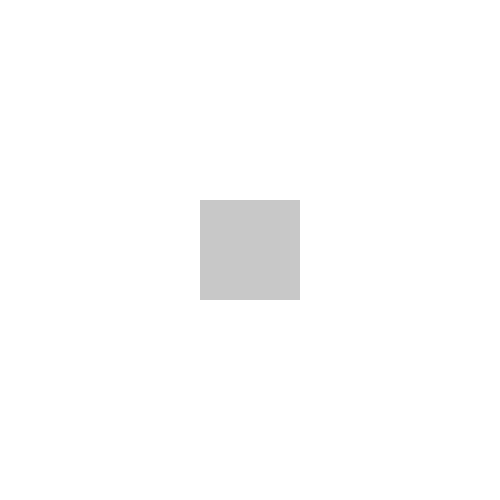
Frame 1 (no input)
Frame 60 (the mouse pressed at the canvas centre just before this capture): identical to frame 1, image omitted
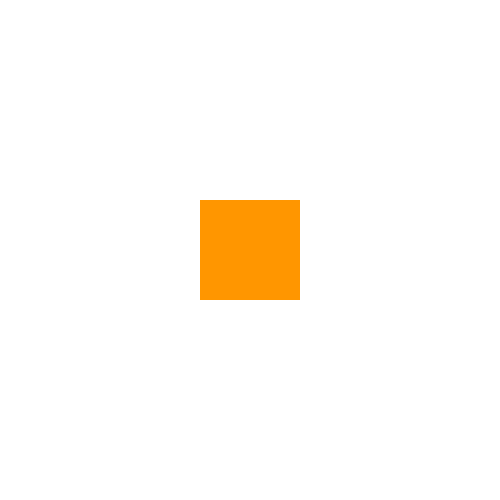
Frame 120 (the mouse held since frame 60 and released just before this capture)

The Processing sketch that drew these frames (run headless with seeded random() and noise(); from frame 60 on, the mouse is pressed at the canvas centre):

// Processing sketch: GrabOffCenter
// ── GrabOffCenter.pde

/*
GRAB OFF-CENTER
 Jeff Thompson | 2012 | www.jeffreythompson.org
 
 A deceptively simple upgrade - grabbing an object onscreen and
 not having its center jump to the mouse coordinates! A little
 extra code makes the interaction more natural.
 
 A nice extra: change color when we grab the square!
 */

int rectSize = 100;              // size of the rectangle to grab
int rx, ry, offsetX, offsetY;    // position coordinates
boolean drag = false;            // keep track of if we're dragging or not
color grab = color(255,150,0);   // bonus: color when dragging
color off = color(200);          // regular (ie: not-grabbed) color

void setup() { 
  size(500, 500);
  rx = width/2;
  ry = height/2;
  rectMode(CENTER);
  noStroke();
}

void draw() {
  background(255);
  
  // if dragging is turned on, update the position
  if (drag) {
    
    // the usual method - notice how the rectangle jumps to center on the mouse position
    // rx = mouseX;
    // ry = mouseY;

    // a more natural way of dragging (see mousePressed code where we set the offsets)
    rx = mouseX + offsetX;
    ry = mouseY + offsetY;
  }
  
  // change color and draw the rectangle!
  // note: we could accomplish this more efficiently in the 'if' statement above
  // but we do it here for clarity's sake...
  if (drag) {
    fill(grab);
  }
  else {
    fill(off);
  }
  rect(rx, ry, rectSize, rectSize);
}

// if we're clicking inside the box, set the offset and set drag to true
// note this makes click-and-drag more intelligent than placing everything in the mouseDragged
// function (and is required for our off-center dragging)
void mousePressed() {
  if (mouseX > rx - rectSize/2 && mouseX < rx + rectSize/2 && mouseY > ry - rectSize/2 && mouseY < ry + rectSize/2) {
    offsetX = rx - mouseX;    // difference between current mouse position and the center of the box
    offsetY = ry - mouseY;    // ditto y position
    drag = true;              // set dragging to true (on)
  }
}

// when we release the mouse, stop dragging
void mouseReleased() {
  drag = false;
}
